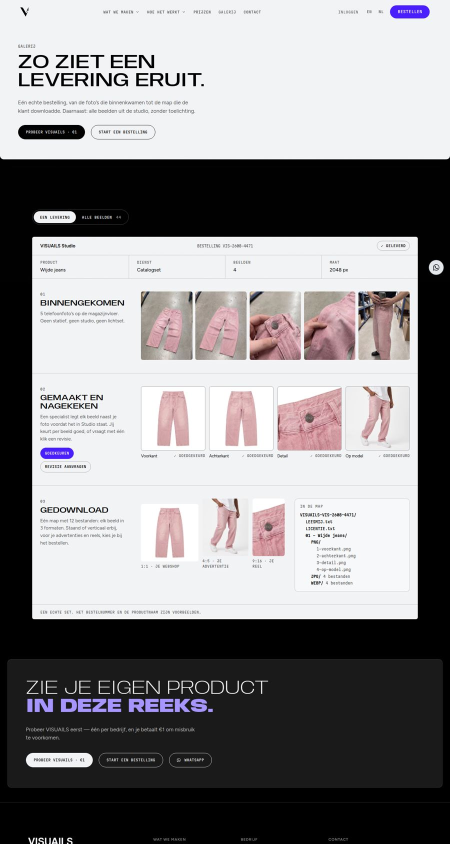
#> input picture kladblok/galerij-levering.jpg, 900 x 1687 px (shown at 1/2 size)
$ python vel.py galerij-levering.jpg voorpagina-1440.jpg 5 5 1.0
#> lines starting #> are read from the running program, lines starting #| are printed output that depends on the picture
import sys
from PIL import Image
# maakt van een lange paginascreenshot een contactvel: kolommen van stroken, verkleind
src, dst = sys.argv[1], sys.argv[2]
strook = int(sys.argv[3]) if len(sys.argv) > 3 else 1500   # hoogte per strook in bronpixels
kol = int(sys.argv[4]) if len(sys.argv) > 4 else 3
schaal = float(sys.argv[5]) if len(sys.argv) > 5 else 0.4
im = Image.open(src).convert('RGB'); w, h = im.size
#> further down, im is the input picture: PIL image 900x1687 RGB; mean R, G, B 138.4, 136.2, 138
#> after `w, h = im.size`: w = 900; h = 1687
n = (h + strook - 1) // strook
#> n = 338
rijen = (n + kol - 1) // kol
#> rijen = 68
sw, sh = int(w * schaal), int(strook * schaal)
#> sw = 900; sh = 5
vel = Image.new('RGB', (kol * sw + (kol - 1) * 8, rijen * sh + (rijen - 1) * 8), (255, 0, 255))
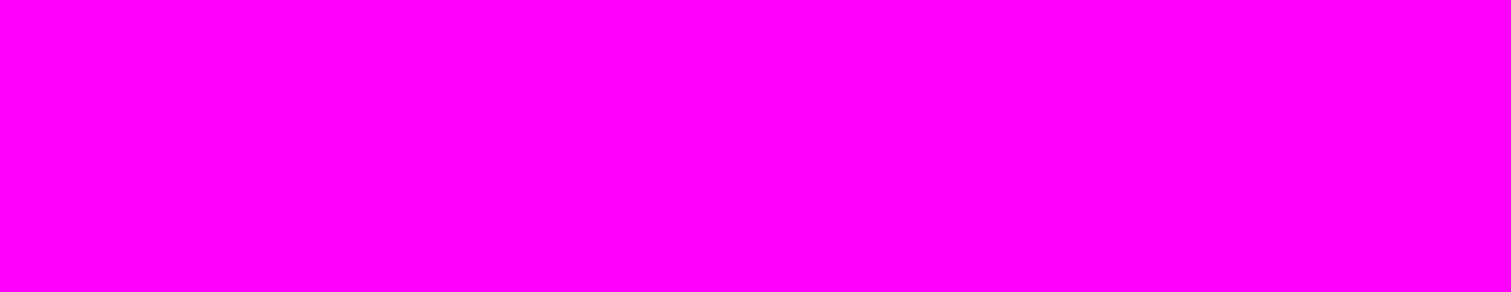
#> vel: PIL image 4532x876 RGB (shown at 1/3 size); mean R, G, B 255, 0, 255
for i in range(n):
    s = im.crop((0, i * strook, w, min(h, (i + 1) * strook))).resize((sw, int((min(h, (i + 1) * strook) - i * strook) * schaal)), Image.LANCZOS)
    vel.paste(s, ((i % kol) * (sw + 8), (i // kol) * (sh + 8)))
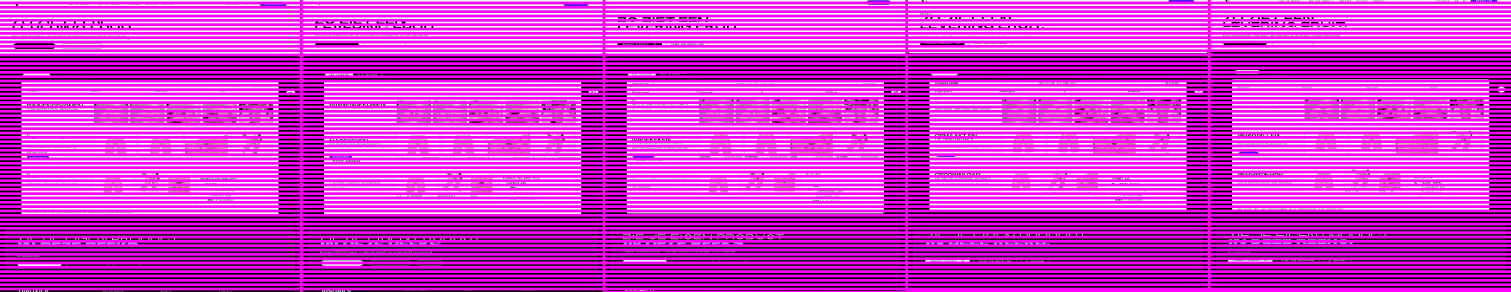
#> vel: PIL image 4532x876 RGB (shown at 1/3 size); mean R, G, B 210.4, 52.1, 210.3
vel.save(dst, quality=88)
print(dst, vel.size, 'stroken', n)
#| voorpagina-1440.jpg (4532, 876) stroken 338

$ run again, on kladblok/_hiw-stroom-breed.png
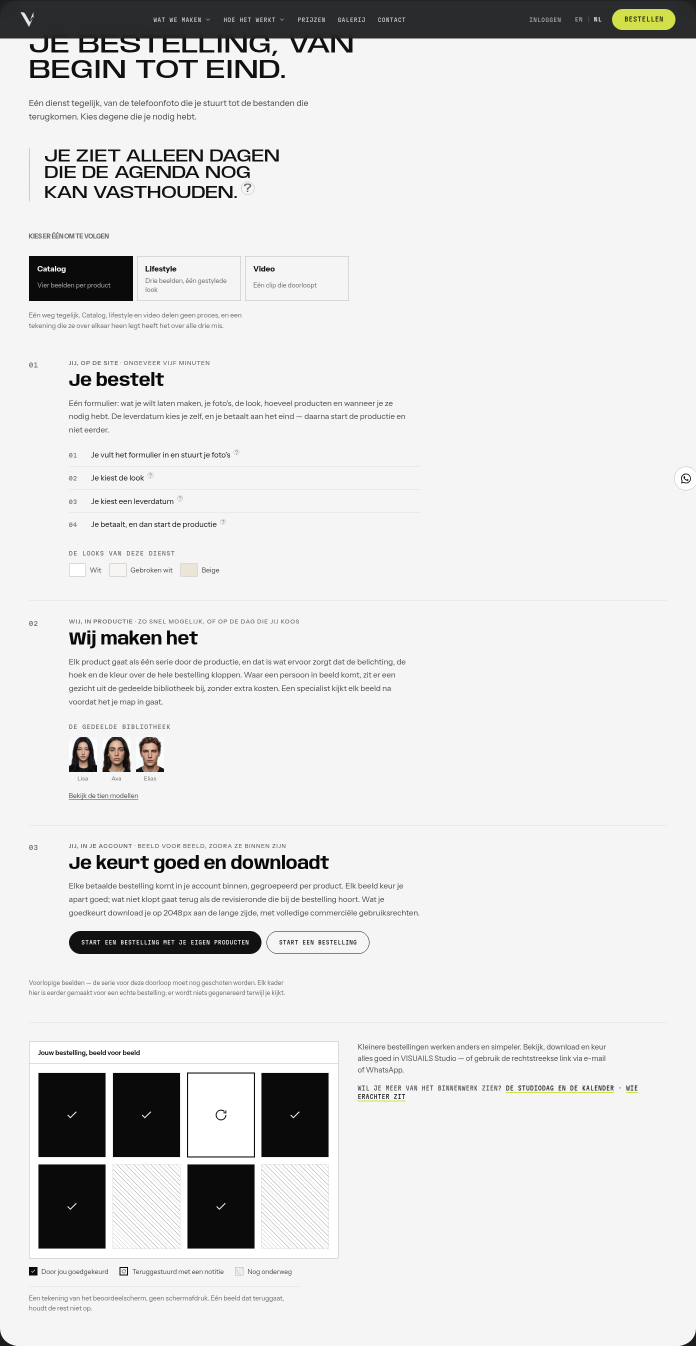
#> input picture kladblok/_hiw-stroom-breed.png, 1392 x 2691 px (shown at 1/2 size)
#> im is the input picture: PIL image 1392x2691 RGB; mean R, G, B 225.5, 225.5, 225.3
#> after the loop `for i in range(n):`:
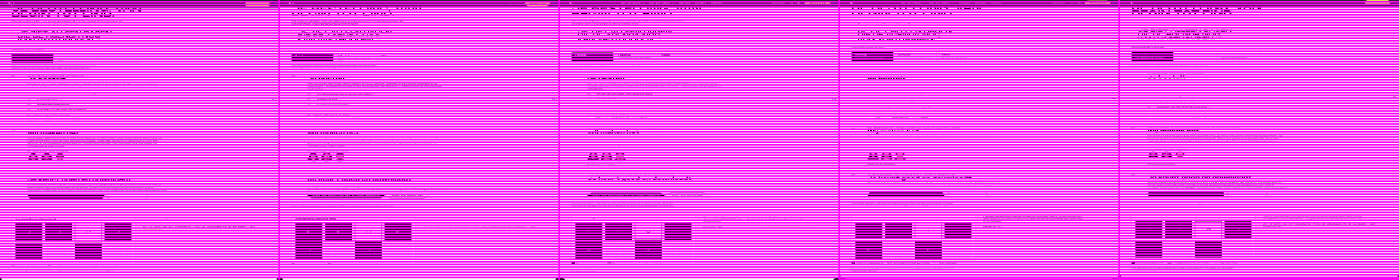
#> vel: PIL image 6992x1396 RGB (shown at 1/5 size); mean R, G, B 243.7, 86.6, 243.6
#| _hiw-stroom-breed.png (6992, 1396) stroken 539

$ run again, on kladblok/_hiw-stroom-smal.png
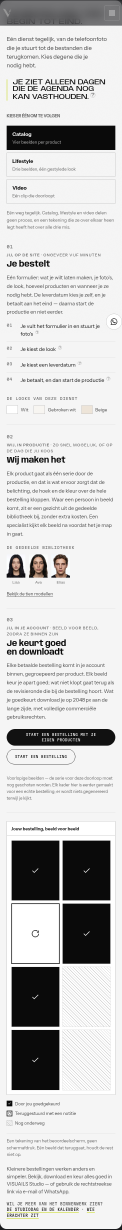
#> input picture kladblok/_hiw-stroom-smal.png, 366 x 3688 px (shown at 1/3 size)
#> im is the input picture: PIL image 366x3688 RGB; mean R, G, B 204.9, 204.8, 204.7
#> after the loop `for i in range(n):`:
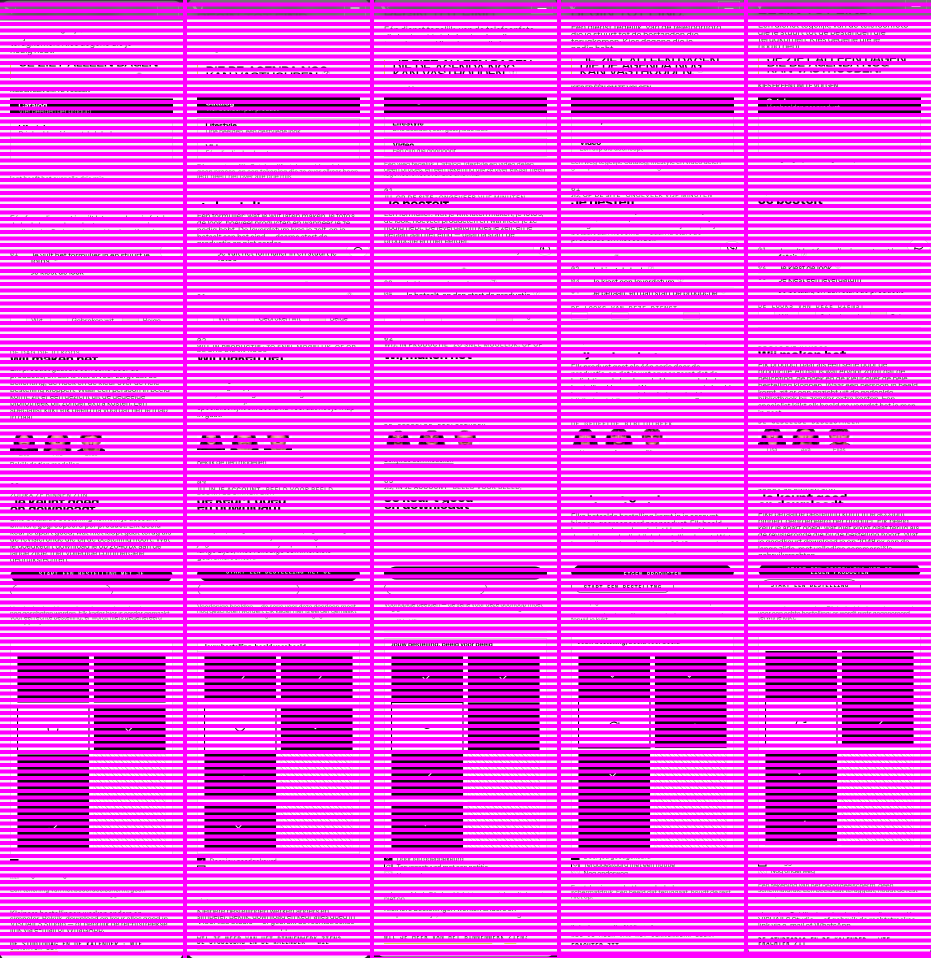
#> vel: PIL image 1862x1916 RGB (shown at 1/2 size); mean R, G, B 236.1, 77.5, 236
#| _hiw-stroom-smal.png (1862, 1916) stroken 738

$ run again, on kladblok/_vel-catalog-smal.png
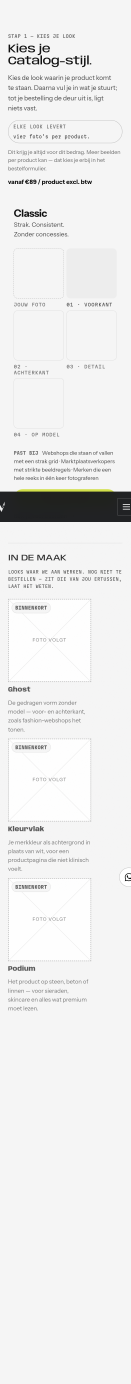
#> input picture kladblok/_vel-catalog-smal.png, 652 x 6916 px (shown at 1/5 size)
#> im is the input picture: PIL image 652x6916 RGB; mean R, G, B 237.2, 237.3, 237.1
#> after the loop `for i in range(n):`:
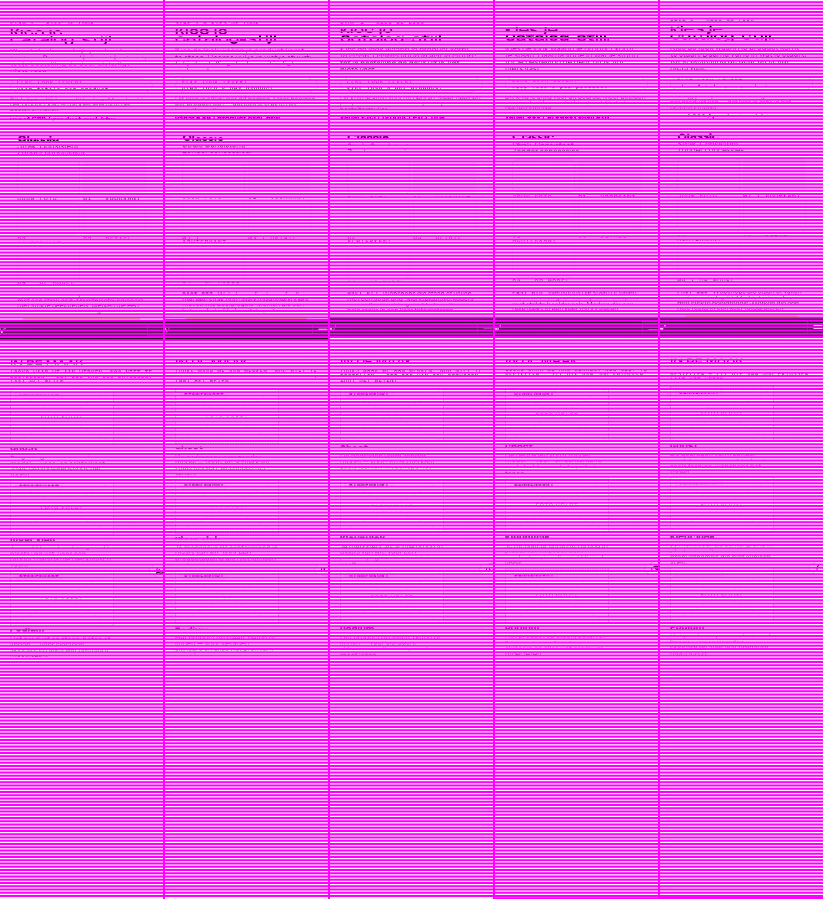
#> vel: PIL image 3292x3593 RGB (shown at 1/4 size); mean R, G, B 248.2, 90.5, 248.2
#| _vel-catalog-smal.png (3292, 3593) stroken 1384
